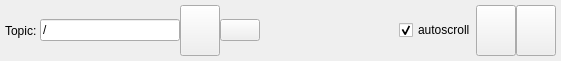
<?xml version="1.0" encoding="UTF-8"?>
<ui version="4.0">
 <class>DataPlotWidget</class>
 <widget class="QWidget" name="DataPlotWidget">
  <property name="geometry">
   <rect>
    <x>0</x>
    <y>0</y>
    <width>561</width>
    <height>61</height>
   </rect>
  </property>
  <property name="acceptDrops">
   <bool>true</bool>
  </property>
  <property name="windowTitle">
   <string>Plot</string>
  </property>
  <layout class="QVBoxLayout" name="verticalLayout">
   <property name="spacing">
    <number>0</number>
   </property>
   <property name="margin">
    <number>0</number>
   </property>
   <item>
    <layout class="QHBoxLayout" name="dataPlotControls">
     <property name="spacing">
      <number>0</number>
     </property>
     <property name="margin">
      <number>5</number>
     </property>
     <item>
      <widget class="QLabel" name="label">
       <property name="text">
        <string>Topic: </string>
       </property>
      </widget>
     </item>
     <item>
      <widget class="QLineEdit" name="topic_edit">
       <property name="text">
        <string>/</string>
       </property>
      </widget>
     </item>
     <item>
      <widget class="QPushButton" name="subscribe_topic_button">
       <property name="sizePolicy">
        <sizepolicy hsizetype="Preferred" vsizetype="Preferred">
         <horstretch>0</horstretch>
         <verstretch>0</verstretch>
        </sizepolicy>
       </property>
       <property name="contextMenuPolicy">
        <enum>Qt::DefaultContextMenu</enum>
       </property>
       <property name="toolTip">
        <string>add topic to plot</string>
       </property>
       <property name="iconSize">
        <size>
         <width>16</width>
         <height>16</height>
        </size>
       </property>
      </widget>
     </item>
     <item>
      <widget class="QPushButton" name="remove_topic_button">
       <property name="iconSize">
        <size>
         <width>16</width>
         <height>16</height>
        </size>
       </property>
      </widget>
     </item>
     <item>
      <spacer name="spacer">
       <property name="orientation">
        <enum>Qt::Horizontal</enum>
       </property>
       <property name="sizeHint" stdset="0">
        <size>
         <width>40</width>
         <height>20</height>
        </size>
       </property>
      </spacer>
     </item>
     <item>
      <widget class="QCheckBox" name="autoscroll_checkbox">
       <property name="text">
        <string>autoscroll</string>
       </property>
       <property name="checked">
        <bool>true</bool>
       </property>
      </widget>
     </item>
     <item>
      <widget class="QPushButton" name="pause_button">
       <property name="sizePolicy">
        <sizepolicy hsizetype="Preferred" vsizetype="Preferred">
         <horstretch>0</horstretch>
         <verstretch>0</verstretch>
        </sizepolicy>
       </property>
       <property name="toolTip">
        <string>pause plot</string>
       </property>
       <property name="iconSize">
        <size>
         <width>16</width>
         <height>16</height>
        </size>
       </property>
       <property name="checkable">
        <bool>true</bool>
       </property>
      </widget>
     </item>
     <item>
      <widget class="QPushButton" name="clear_button">
       <property name="sizePolicy">
        <sizepolicy hsizetype="Preferred" vsizetype="Preferred">
         <horstretch>0</horstretch>
         <verstretch>0</verstretch>
        </sizepolicy>
       </property>
       <property name="toolTip">
        <string>clear plot</string>
       </property>
       <property name="iconSize">
        <size>
         <width>16</width>
         <height>16</height>
        </size>
       </property>
      </widget>
     </item>
    </layout>
   </item>
   <item>
    <layout class="QHBoxLayout" name="data_plot_layout">
     <property name="spacing">
      <number>0</number>
     </property>
    </layout>
   </item>
  </layout>
 </widget>
 <resources/>
 <connections/>
</ui>
